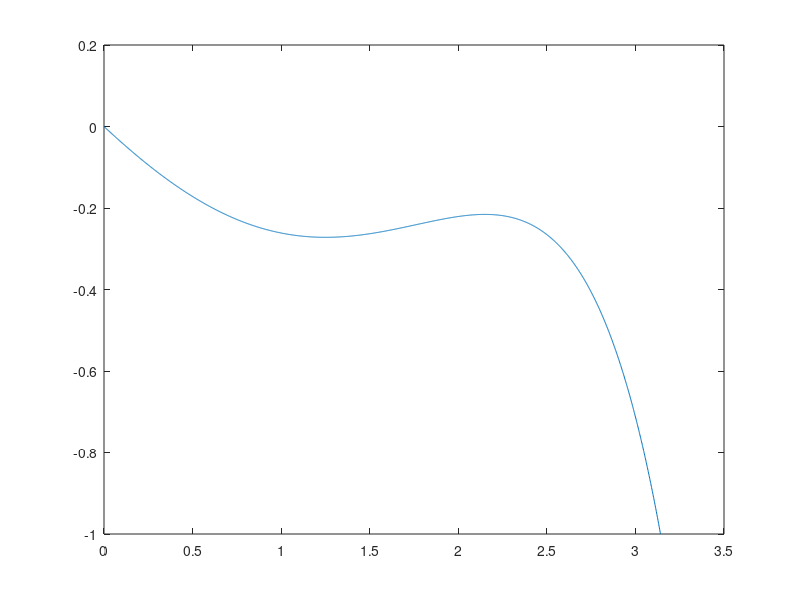

Source code (MATLAB):
%   This question is about discreting the interval and apply numerical analysis to solve equation for certain points.
%
%
%   Here are two critical pinciples:
%   (1)  ${f'[xn] = (f[xn+1] + f[xn-1]) / h}
%   (2)  ${f''[n]= (f[x_{n+1}] - 2*f[xn] + f[xn-1]) / h^2}
%
%   By applying 

n = 2000;           %Number of dots
l = 0;              %Left boundary
r = pi;             %Right boundary
vl = 0;             %f(l)
vr = -1;            %f(r)
h =(r-l)/(n-1);     %Step for equation

A = sparse(n,n);        %Target matrix
b = zeros(n,1);         %Right-hand-side value
x = linspace(l,r,n);    %Split interval to calculate 

b([1 n]) = [vl vr];     %For left and right, assigning initial value
b(2:n-1) = cos(x(2:n-1));       %Create differential equation

A(1,1) = 1;                     %For both-side, assigning cof 1
A(n,n) = 1;

for i=2:n-1
    A(i,i-1:i+1) = [1/h^2+1/h , -2/h^2 1/h^2-1/h];          %Differential equation
end

fx = A \ b;
plot(x,fx);
